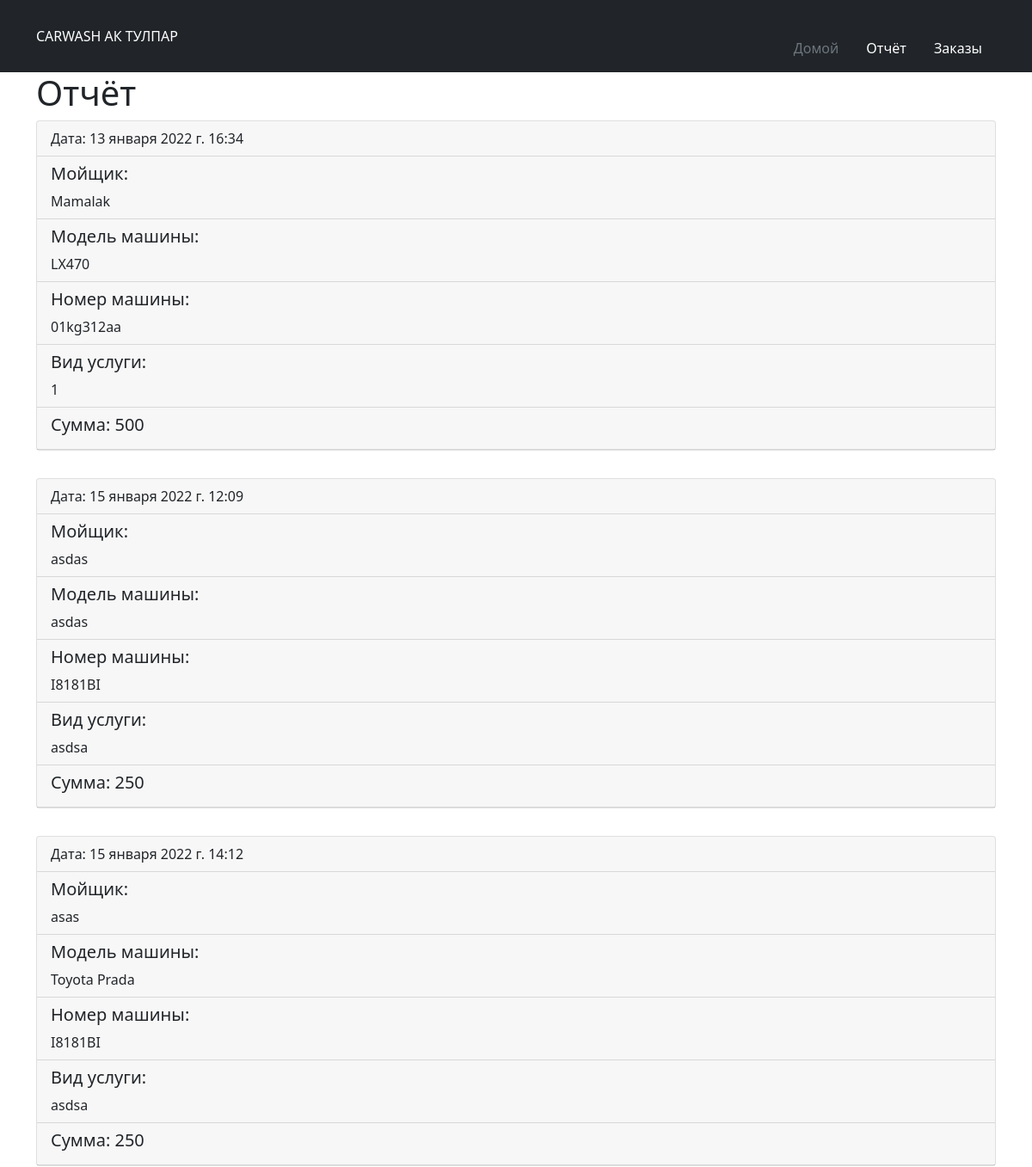
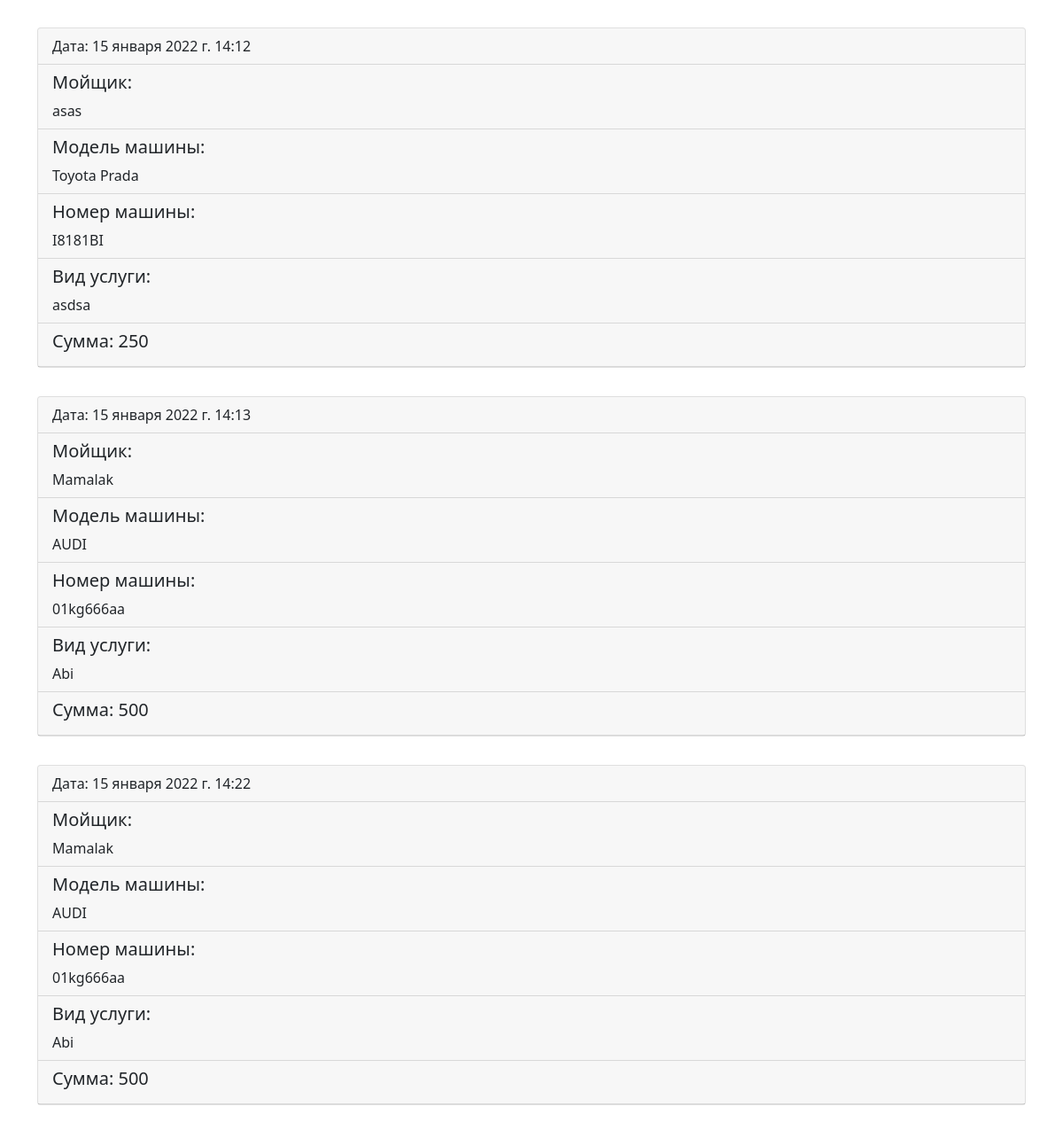
Page /reports/ on the earlier database version (2 pictures, top to bottom).
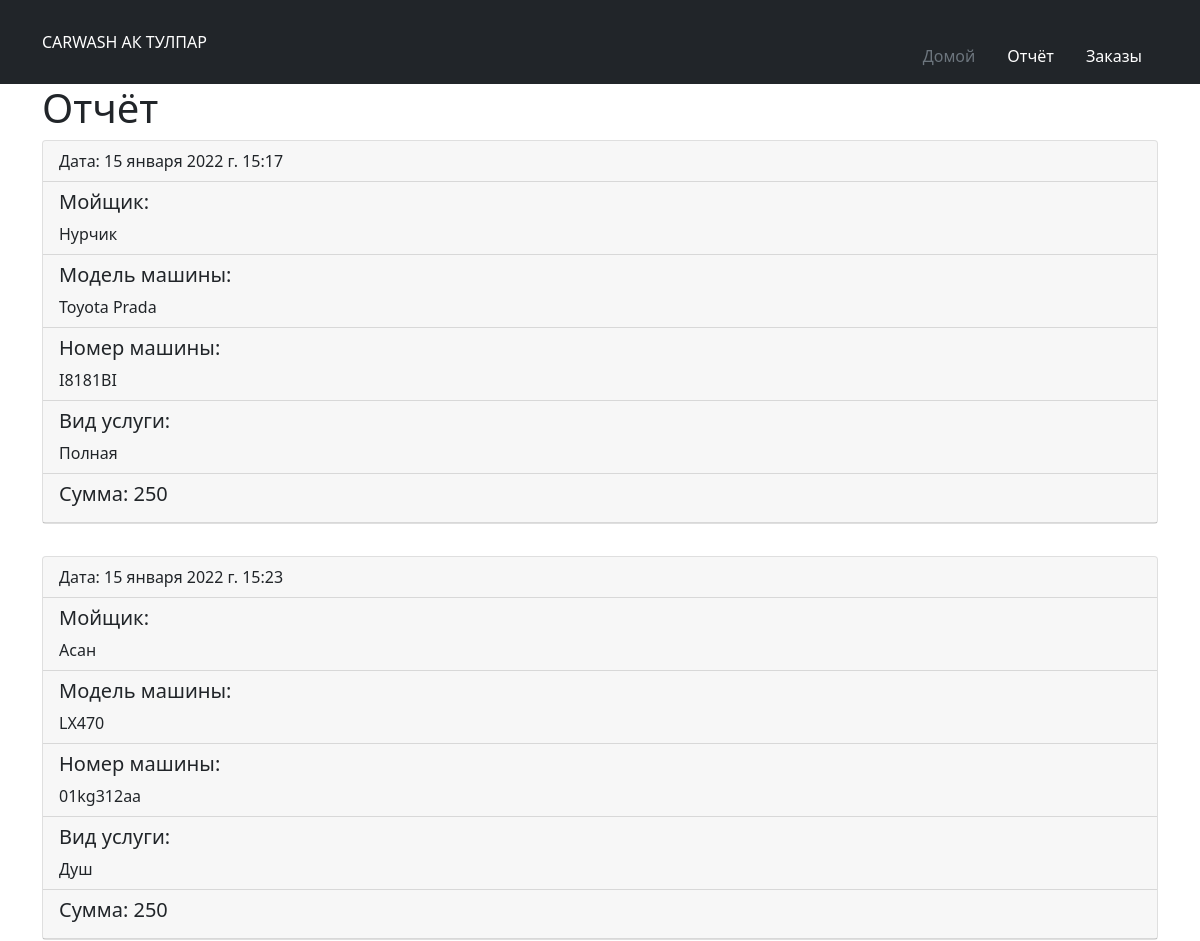
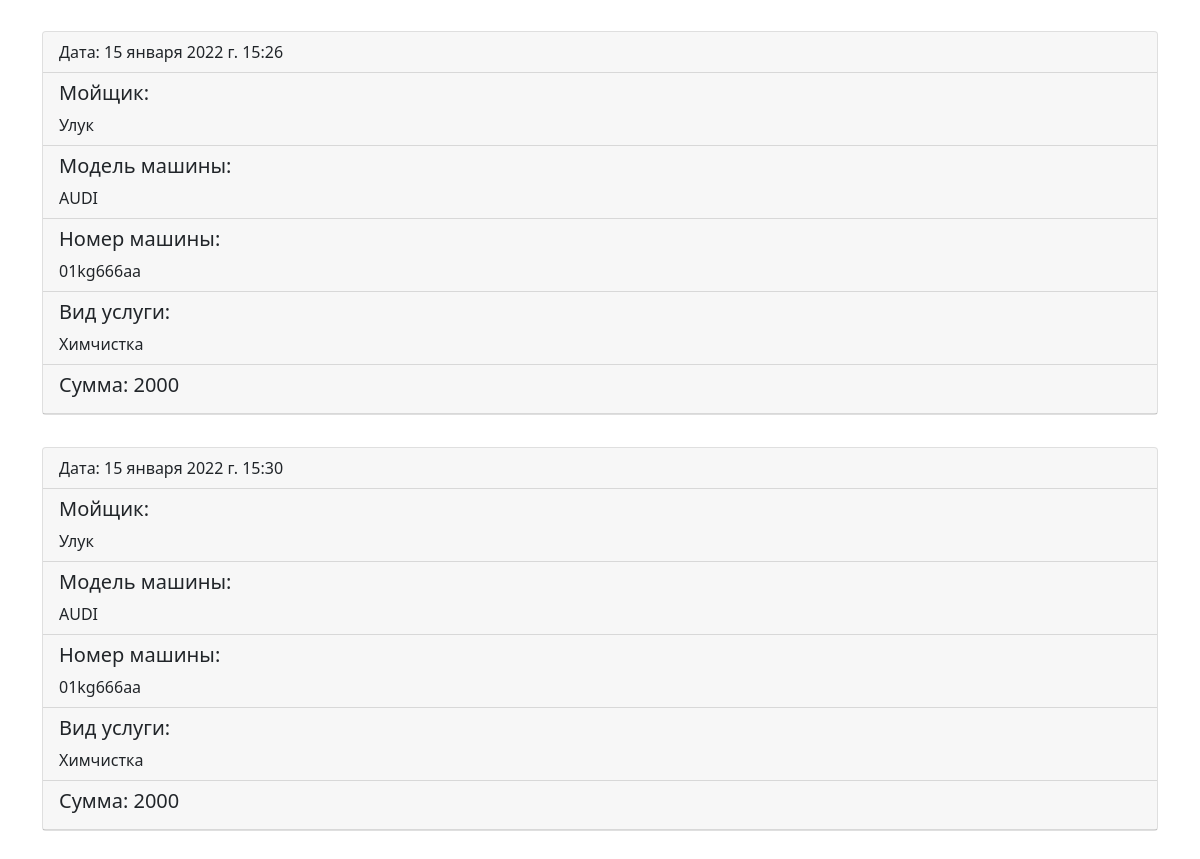
Same page on the later database version (2 pictures, top to bottom).
### service/models.py (models this page shows, shortened)
class Post(models.Model):
    title = models.CharField(max_length=255, verbose_name="Мойщик")
    model_car = models.CharField(max_length=255, verbose_name="Модель машины")
    number_car = models.CharField(max_length=255, verbose_name="Номер машины")
    service = models.CharField(max_length=255, verbose_name="Вид услуги")
    sum = models.CharField(max_length=255, verbose_name="Сумма")
    created = models.DateTimeField(auto_now=True)
    class Meta:
        verbose_name = "Данные авто"
        verbose_name_plural = "Добавить"

### service/views.py (the view)
# urls.py: path('reports/', report, name='reports'),
def report(request):
    reports = Post.objects.all()
    context = {'reports': reports}
    return render(request, 'Report.html', context)

### service/templates/Report.html
{% extends "base.html" %}
{% load  static %}
{% block content %}
<div class="container">
    <h1>Отчёт</h1>
    {% for report in reports %}
    <div style="margin-bottom:2rem;" class="card">
        <div class="card-header">
            <h7 class="card-title">Дата: {{report.created}}</h7>
        </div>
        <div class="card-header">
            <h5 class="card-title">Мойщик:</h5> {{report.title}}
        </div>
        <div class="card-header">
            <h5 class="card-title">Модель машины:</h5> {{report.model_car}}
        </div>
        <div class="card-header">
            <h5 class="card-title">Номер машины: </h5>{{report.number_car}}
        </div>
        <div class="card-header">
            <h5 class="card-title">Вид услуги: </h5>{{report.service}}
        </div>
        <div class="card-header">
            <h5 class="card-title">Сумма: {{report.sum}}</h5>
        </div>
     </div>
    {% endfor %}
{% endblock %}

### templates/base.html (shortened to what this page needs)
<!doctype html>
<html lang="en">
<head>
    {% load  static %}
    <link href="https://cdn.jsdelivr.net/npm/bootstrap@5.0.2/dist/css/bootstrap.min.css" rel="stylesheet"
>
</head>
<div class="px-3 py-2 bg-dark text-white">
    <div class="container">
        <div class="d-flex flex-wrap align-items-center justify-content-center justify-content-lg-start">
            <a href="/" class="d-flex align-items-center my-2 my-lg-0 me-lg-auto text-white text-decoration-none">
                {{ icon.image.url }} CARWASH АК ТУЛПАР
                <svg class="bi me-2" width="18" height="20" aria-label="carwash АК ТУЛПАР">
                    <use xlink:href="#bootstrap"></use>
                </svg>
                <font style="vertical-align: inherit;"><font style="vertical-align: inherit;">
            </a>
            <ul class="nav col-12 col-lg-auto my-2 justify-content-center my-md-0 text-small">
                <li>
                    <a href="{% url 'index' %}" class="nav-link text-secondary">
                        <svg class="bi d-block mx-auto mb-1" width="24" height="24">
                            <use xlink:href="#home"></use>
                        </svg>
                        <font style="vertical-align: inherit;"><font style="vertical-align: inherit;">
                            Домой
                        </font></font></a>
                </li>
                <li>
                    <a href="{% url 'reports' %}" class="nav-link text-white">
                        <svg class="bi d-block mx-auto mb-1" width="24" height="24">
                            <use xlink:href="#speedometer2"></use>
                        </svg>
                        <font style="vertical-align: inherit;"><font style="vertical-align: inherit;">
                            Отчёт
                        </font></font></a>
                </li>
                <li>
                    <a href="#" class="nav-link text-white">
                        <svg class="bi d-block mx-auto mb-1" width="24" height="24">
                            <use xlink:href="#table"></use>
                        </svg>
                        <font style="vertical-align: inherit;"><font style="vertical-align: inherit;">
                            Заказы
                        </font></font></a>
                </li>
            </ul>
        </div>
    </div>
</div>
<body>
{% block content %}{% endblock %}
</body>
</html>

Differences in the rows shown:
removed Post: created "13 января 2022 г. 16:34", title "Mamalak", model_car "LX470", number_car "01kg312aa", service "1", sum "500"
removed Post: created "15 января 2022 г. 12:09", title "asdas", model_car "asdas", number_car "I8181BI", service "asdsa", sum "250"
removed Post: created "15 января 2022 г. 14:12", title "asas", model_car "Toyota Prada", number_car "I8181BI", service "asdsa", sum "250"
removed Post: created "15 января 2022 г. 14:12", title "asas", model_car "Toyota Prada", number_car "I8181BI", service "asdsa", sum "250"
removed Post: created "15 января 2022 г. 14:13", title "Mamalak", model_car "AUDI", number_car "01kg666aa", service "Abi", sum "500"
removed Post: created "15 января 2022 г. 14:22", title "Mamalak", model_car "AUDI", number_car "01kg666aa", service "Abi", sum "500"
added Post: created "15 января 2022 г. 15:17", title "Нурчик", model_car "Toyota Prada", number_car "I8181BI", service "Полная", sum "250"
added Post: created "15 января 2022 г. 15:23", title "Асан", model_car "LX470", number_car "01kg312aa", service "Душ", sum "250"
added Post: created "15 января 2022 г. 15:26", title "Улук", model_car "AUDI", number_car "01kg666aa", service "Химчистка", sum "2000"
added Post: created "15 января 2022 г. 15:30", title "Улук", model_car "AUDI", number_car "01kg666aa", service "Химчистка", sum "2000"
